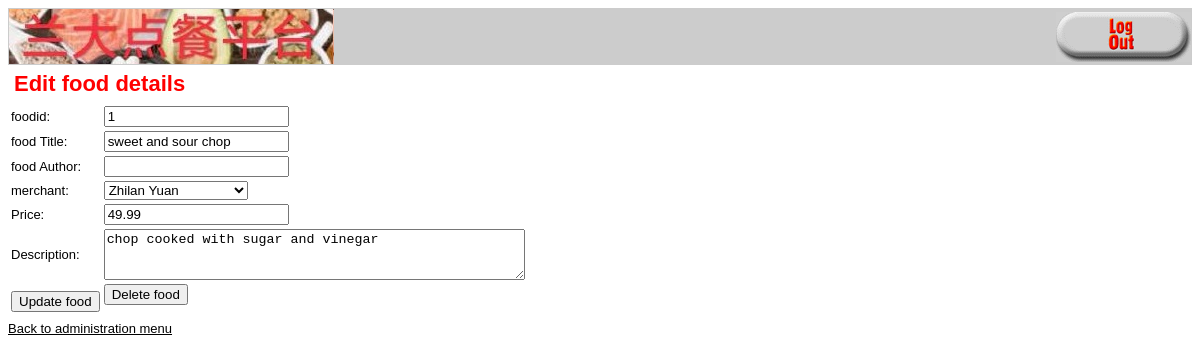
The app's page /edit_food_form.php?foodid=1 (signed in) with its own data.
### tables this page shows
CREATE TABLE `foods` (
  `foodid` int(10) UNSIGNED NOT NULL,
  `title` char(100) DEFAULT NULL,
  `catid` int(10) UNSIGNED DEFAULT NULL,
  `price` float(4,2) NOT NULL,
  `stock` int(10) UNSIGNED DEFAULT NULL,
  `status` int(10) UNSIGNED DEFAULT NULL,
  `description` varchar(255) DEFAULT NULL,
  `rest` varchar(32) NOT NULL
);

CREATE TABLE `merchants` (
  `catid` int(10) UNSIGNED NOT NULL,
  `catname` char(60) NOT NULL,
  `phone` char(20) DEFAULT NULL,
  `address` char(100) DEFAULT NULL,
  `recommend` int(10) UNSIGNED DEFAULT NULL
);

### food_fns.php (called while the page is built, shortened)
<?php
function get_merchants() {
   $conn = db_connect();
   $query = "select * from merchants";
   $result = @$conn->query($query);
   $num_cats = @$result->num_rows;
   $result = db_result_to_array($result);
   return $result;
}
function get_food_details($foodid) {
  $conn = db_connect();
  $query = "select * from foods where foodid='".$conn->real_escape_string($foodid)."'";
  $result = @$conn->query($query);
  $result = @$result->fetch_assoc();
  return $result;
}
?>

### db_fns.php (called while the page is built, shortened)
<?php
function db_result_to_array($result) {
   $res_array = array();
   for ($count=0; $row = $result->fetch_assoc(); $count++) {
     $res_array[$count] = $row;
   }
   return $res_array;
}
?>

### admin_fns.php (the view, shortened to what this page needs)
<?php
function display_food_form($food = '') {
  $edit = is_array($food);
?>
  <form method="post"
        action="<?php echo $edit ? 'edit_food.php' : 'insert_food.php';?>">
  <table border="0">
  <tr>
    <td>foodid:</td>
    <td><input type="text" name="foodid"
         value="<?php echo htmlspecialchars($edit ? $food['foodid'] : ''); ?>" /></td>
  </tr>
  <tr>
    <td>food Title:</td>
    <td><input type="text" name="title"
         value="<?php echo htmlspecialchars($edit ? $food['title'] : ''); ?>" /></td>
  </tr>
  <tr>
    <td>food Author:</td>
    <td><input type="text" name="author"
         value="<?php echo htmlspecialchars($edit ? $food['author'] : ''); ?>" /></td>
   </tr>
   <tr>
      <td>merchant:</td>
      <td><select name="catid">
      <?php
          $cat_array=get_merchants();
          foreach ($cat_array as $thiscat) {
               echo "<option value=\"".htmlspecialchars($thiscat['catid'])."\"";
               if (($edit) && ($thiscat['catid'] == $food['catid'])) {
                   echo " selected";
               }
               echo ">".htmlspecialchars($thiscat['catname'])."</option>";
          }
          ?>
          </select>
        </td>
   </tr>
   <tr>
    <td>Price:</td>
    <td><input type="text" name="price"
               value="<?php echo htmlspecialchars($edit ? $food['price'] : ''); ?>" /></td>
   </tr>
   <tr>
     <td>Description:</td>
     <td><textarea rows="3" cols="50"
          name="description"><?php echo htmlspecialchars($edit ? $food['description'] : ''); ?></textarea></td>
    </tr>
    <tr>
      <td <?php if (!$edit) { echo "colspan=2"; }?> align="center">
        <input type="submit"
               value="<?php echo $edit ? 'Update' : 'Add'; ?> food" />
        </form></td>
        <?php
           if ($edit) {
             echo "<td>
                   <form method=\"post\" action=\"delete_food.php\">
                   <input type=\"hidden\" name=\"foodid\"
                    value=\"".htmlspecialchars($food['foodid'])."\" />
                   <input type=\"submit\" value=\"Delete food\"/>
                   </form></td>";
            }
          ?>
<?php
}
?>

### output_fns.php (style rules this page uses)
body { font-family: Arial, Helvetica, sans-serif; font-size: 13px }
li, td { font-family: Arial, Helvetica, sans-serif; font-size: 13px }

### records on screen
foods: foodid "1", title "sweet and sour chop", catid "Zhilan Yuan", price "49.99", description "chop cooked with sugar and vinegar"

### other values on screen
$heading "Edit food details"
$name "Back to administration menu"
